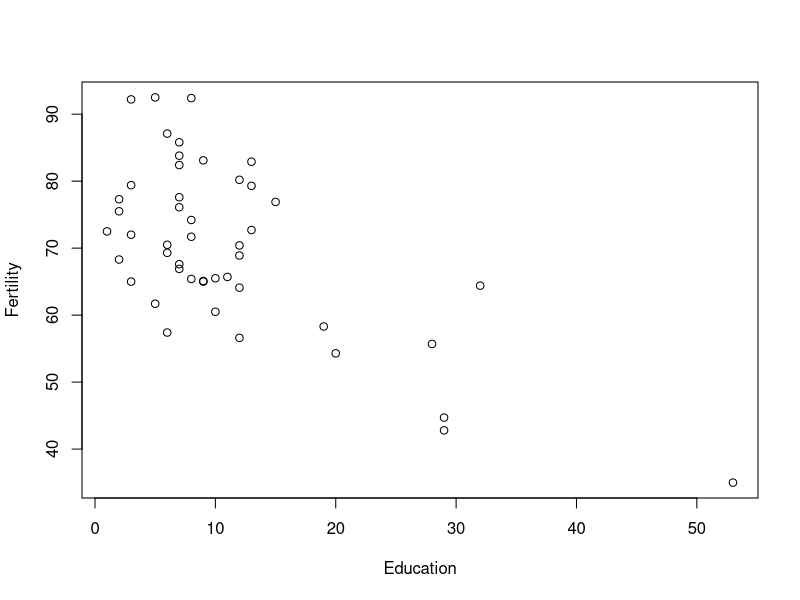
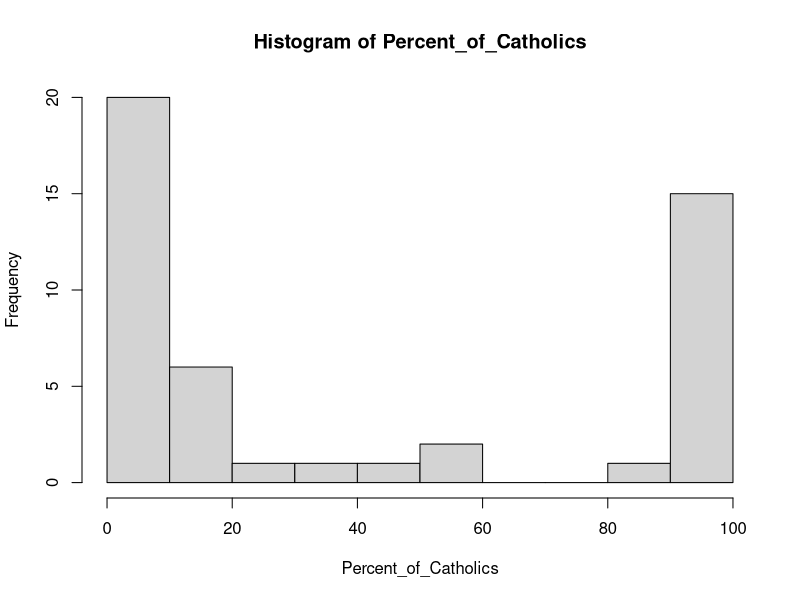

Reproduce these figures in R, in order.
## ---- chunk 1
knitr::opts_chunk$set(echo = TRUE)
## ---- chunk 2

Two <- 2
class(Two)

TwoPointO <- 2.0
class(TwoPointO)

TenJ <- "10j"
class(TenJ)

Phrase <- "2 cool for school"
class(Phrase)

ThisIs <- TRUE
class(ThisIs)

## ---- chunk 3

FoobarFunction <- function(A){
  
# FoobarFunction will inform you if the entered value is a multiple of 3, 5, or 15. 
# It will display "foo", "bar", and "foobar" respectively.
# Precondition: This function will not work by typing in strings. 
# 
# Examples below:
#>>> FoobarFunction(30)
# [1] "foobar"
#>>> FoobarFunction(20)
# [1] "bar"
# >>> FoobarFunction(6)
# [1] "foo"
#>>> FoobarFunction(17)
# [1] "Not a multiple of 3, 5, or 15"
#>>> FoobarFunction(six)
# Error in FoobarFunction(six) : object 'six' not found

if  ((as.integer(A/15)) == A/15) {
return("foobar")
}
if ((as.integer(A/3)) == A/3) {
return("foo")
}
if ((as.integer(A/5)) == A/5) {
return("bar")
}

else {
return("Not a multiple of 3, 5, or 15")
} 
}
## ---- chunk 4

Data <- swiss

## ---- chunk 5
summary(swiss)
## ---- chunk 6

max(Data[c("Agriculture")])

which.max(Data[,2])

row.names(Data[33,])

Province <- row.names(Data[33,])


## ---- chunk 7

cor(Data)

## ---- chunk 8

Fertility <- Data$Fertility
Education <- Data$Education

plot(Education, Fertility)

## ---- chunk 9

Percent_of_Catholics <- Data$Catholic

hist(Percent_of_Catholics)

